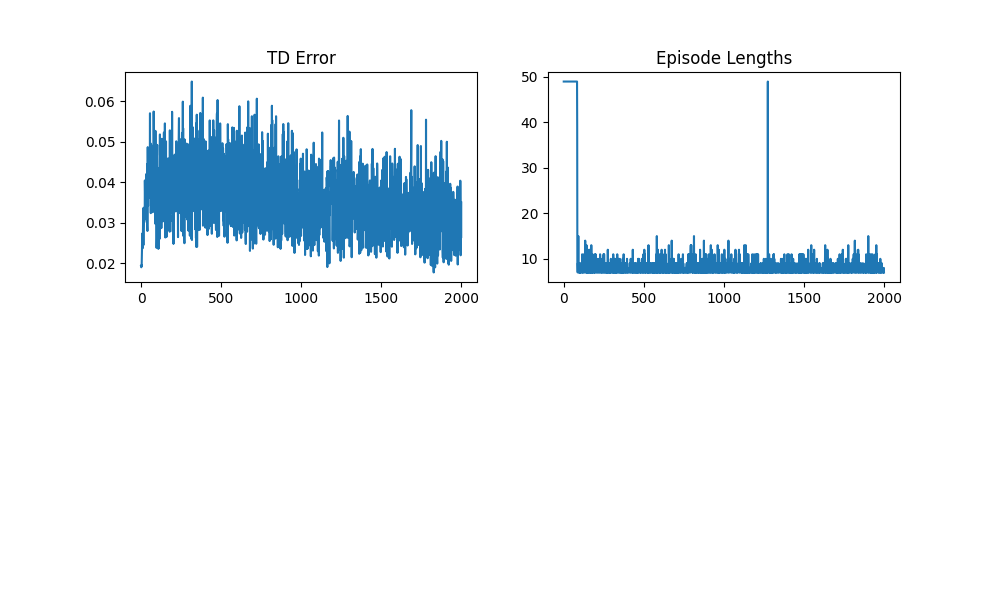

Source code (Python):
import numpy as np
import matplotlib.pyplot as plt
import utils
import copy
from sklearn.decomposition import PCA
from gridworld import SimpleGrid

cmap = copy.copy(plt.cm.get_cmap("viridis"))
cmap.set_bad(color='white')

grid_size = 7
pattern="four_rooms"
env = SimpleGrid(grid_size, block_pattern=pattern, obs_mode="index")
env.reset(agent_pos=[0,0], goal_pos=[0, grid_size-1])
#plt.imshow(env.grid)

class TabularSuccessorAgent(object):
    def __init__(self, state_size, action_size, learning_rate, gamma):
        self.state_size = state_size
        self.action_size = action_size
        self.M = np.stack([np.identity(state_size) for i in range(action_size)])
        self.w = np.zeros([state_size])
        self.learning_rate = learning_rate
        self.gamma = gamma
        
    def Q_estimates(self, state, goal=None):
        # Generate Q values for all actions.
        if goal == None:
            goal = self.w
        else:
            goal = utils.onehot(goal, self.state_size)
        return np.matmul(self.M[:,state,:],goal)
    
    def sample_action(self, state, goal=None, epsilon=0.0):
        # Samples action using epsilon-greedy approach
        if np.random.uniform(0, 1) < epsilon:
            action = np.random.randint(self.action_size)
        else:
            Qs = self.Q_estimates(state, goal)
            action = np.argmax(Qs)
        return action
    
    def update_w(self, current_exp):
        s_1 = current_exp[2]
        r = current_exp[3]
        error = r - self.w[s_1]
        self.w[s_1] += self.learning_rate * error        
        return error
    
    def update_sr(self, current_exp, next_exp):
        s = current_exp[0]
        s_a = current_exp[1]
        s_1 = current_exp[2]
        s_a_1 = next_exp[1]
        r = current_exp[3]
        d = current_exp[4]
        I = utils.onehot(s, env.state_size)
        if d:            
            td_error = (I + self.gamma * utils.onehot(s_1, env.state_size) - self.M[s_a, s, :])
        else:
            td_error = (I + self.gamma * self.M[s_a_1, s_1, :] - self.M[s_a, s, :])
        self.M[s_a, s, :] += self.learning_rate * td_error
        return td_error

train_episode_length = 50
test_episode_length = 50
episodes = 2000
gamma = 0.95
lr = 5e-2

agent = TabularSuccessorAgent(env.state_size, env.action_size, lr, gamma)

experiences = []
test_experiences = []
test_lengths = []
lifetime_td_errors = []

for i in range(episodes):
    # Train phase
    agent_start = [0,0]
    #if i < episodes // 2:
    goal_pos = [0, grid_size-1]
    #else:
        #if i == episodes // 2:
            #print("\nSwitched reward locations")
        #goal_pos = [grid_size-1,grid_size-1]
    env.reset(agent_pos=agent_start, goal_pos=goal_pos)
    state = env.observation
    episodic_error = []
    for j in range(train_episode_length):
        action = agent.sample_action(state, epsilon=0.5)
        reward = env.step(action)
        state_next = env.observation
        done = env.done
        experiences.append([state, action, state_next, reward, done])
        state = state_next
        if (j > 1):
            td_sr = agent.update_sr(experiences[-2], experiences[-1])
            td_w = agent.update_w(experiences[-1])
            episodic_error.append(np.mean(np.abs(td_sr)))
        if env.done:
            td_sr = agent.update_sr(experiences[-1], experiences[-1])
            episodic_error.append(np.mean(np.abs(td_sr)))
            break
    lifetime_td_errors.append(np.mean(episodic_error))
    
    # Test phase
    env.reset(agent_pos=agent_start, goal_pos=goal_pos)
    state = env.observation
    for j in range(test_episode_length):
        action = agent.sample_action(state, epsilon=0.1)
        reward = env.step(action)
        state_next = env.observation
        test_experiences.append([state, action, state_next, reward])
        state = state_next
        if env.done:
            break
    test_lengths.append(j)
    
    if i % 50 == 0:
        print('\rEpisode {}/{}, TD Error: {}, Test Lengths: {}'.format(i, episodes, np.mean(lifetime_td_errors[-50:]), np.mean(test_lengths[-50:])), end='')

fig = plt.figure(figsize=(10, 6))

ax = fig.add_subplot(2, 2, 1)
ax.plot(lifetime_td_errors)
ax.set_title("TD Error")
ax = fig.add_subplot(2, 2, 2)
ax.plot(test_lengths)
ax.set_title("Episode Lengths")
plt.savefig('sr.png')
